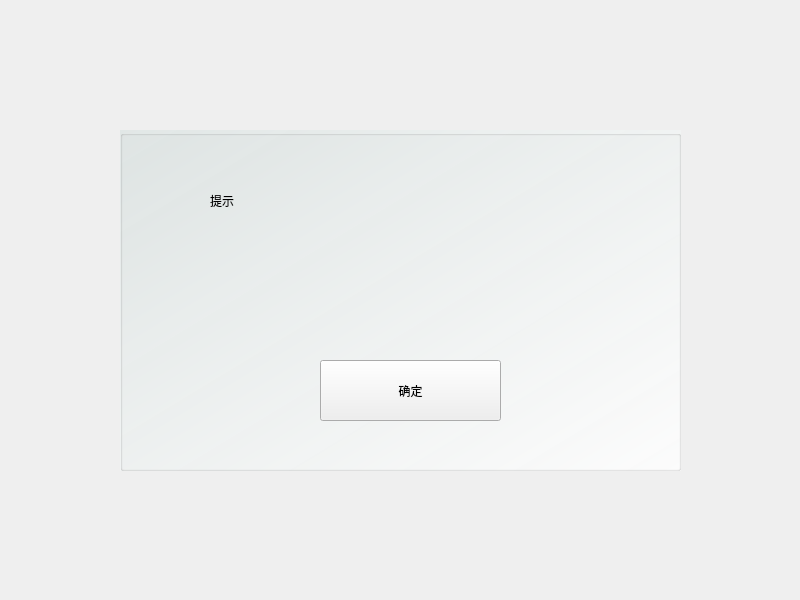
<?xml version="1.0" encoding="UTF-8"?>
<ui version="4.0">
 <class>Widget_Tips</class>
 <widget class="QWidget" name="Widget_Tips">
  <property name="geometry">
   <rect>
    <x>0</x>
    <y>0</y>
    <width>800</width>
    <height>600</height>
   </rect>
  </property>
  <property name="windowTitle">
   <string>Form</string>
  </property>
  <widget class="QGroupBox" name="Group_Main">
   <property name="geometry">
    <rect>
     <x>120</x>
     <y>130</y>
     <width>561</width>
     <height>341</height>
    </rect>
   </property>
   <property name="styleSheet">
    <string notr="true">.QGroupBox{
	background-color: qlineargradient(spread:pad, x1:0, y1:0, x2:1, y2:1, stop:0 rgba(225, 231, 230, 245), stop:1 rgba(255, 255, 255, 255));
}</string>
   </property>
   <widget class="QLabel" name="lb_title">
    <property name="geometry">
     <rect>
      <x>90</x>
      <y>40</y>
      <width>381</width>
      <height>61</height>
     </rect>
    </property>
    <property name="text">
     <string>提示</string>
    </property>
    <property name="alignment">
     <set>Qt::AlignLeading|Qt::AlignLeft|Qt::AlignVCenter</set>
    </property>
   </widget>
   <widget class="QLabel" name="lb_text">
    <property name="geometry">
     <rect>
      <x>60</x>
      <y>110</y>
      <width>441</width>
      <height>91</height>
     </rect>
    </property>
    <property name="text">
     <string/>
    </property>
    <property name="alignment">
     <set>Qt::AlignCenter</set>
    </property>
    <property name="wordWrap">
     <bool>true</bool>
    </property>
   </widget>
   <widget class="QPushButton" name="btn_close">
    <property name="geometry">
     <rect>
      <x>200</x>
      <y>230</y>
      <width>181</width>
      <height>61</height>
     </rect>
    </property>
    <property name="text">
     <string>确定</string>
    </property>
   </widget>
  </widget>
 </widget>
 <resources/>
 <connections/>
</ui>
